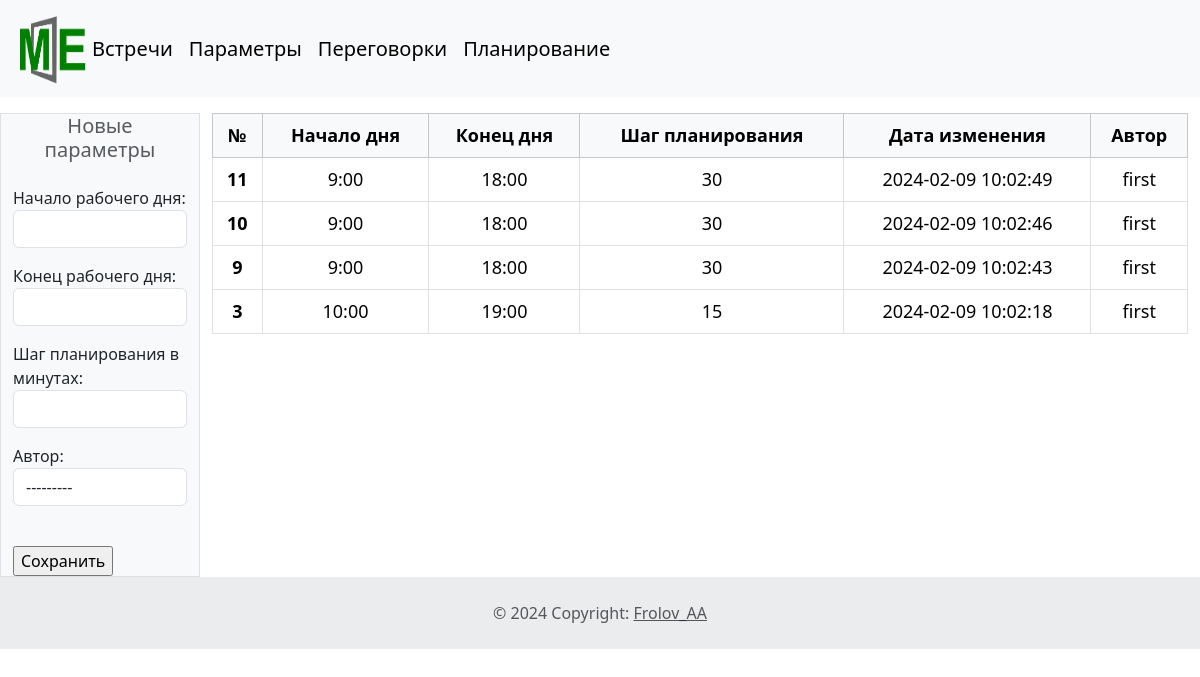
Page /param/ on the earlier database version.
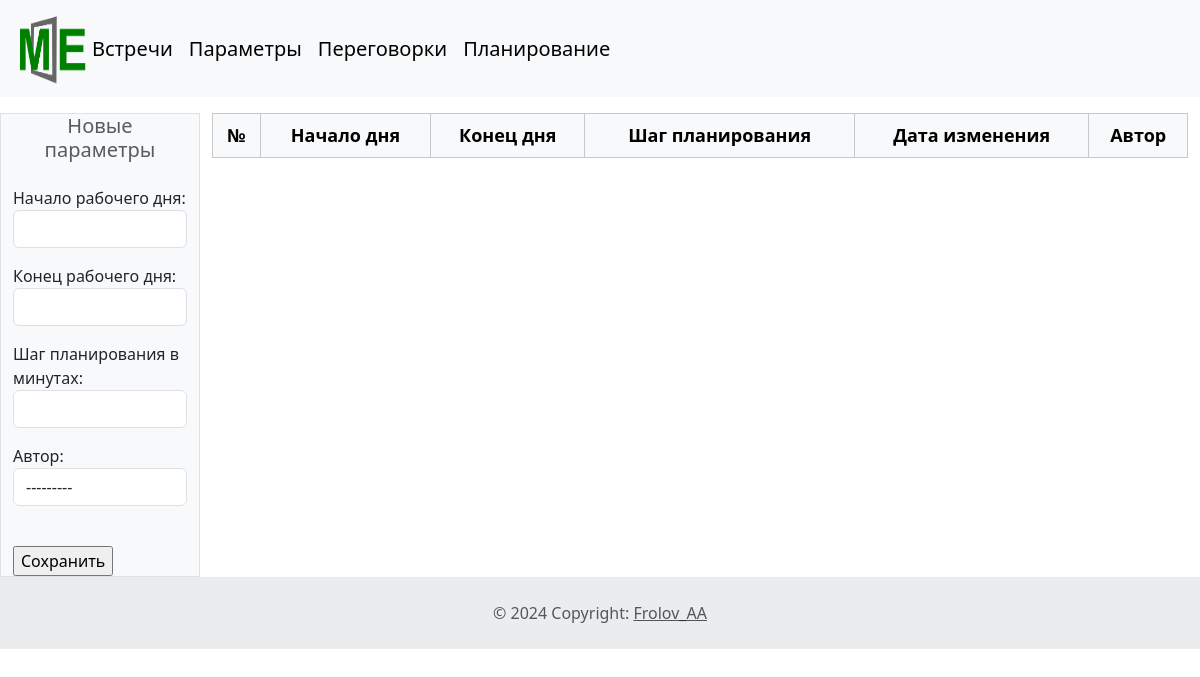
Same page on the later database version.
### meetplan/models.py (models this page shows, shortened)
class Param(models.Model):
    startworktime = models.TimeField(null=True, verbose_name="Начало рабочего дня")
    endtworktime = models.TimeField(null=True, verbose_name="Конец рабочего дня")
    timestap = models.IntegerField(null=True, verbose_name="Шаг планирования в минутах")
    user = models.ForeignKey(User, on_delete=models.CASCADE, verbose_name="Автор")
    created_at = models.DateTimeField(auto_now_add=True, verbose_name='Создан')
    class Meta:
        verbose_name = 'Параметры'
        verbose_name_plural = 'Параметры'
        ordering = ['startworktime', 'endtworktime', 'timestap', 'user', 'created_at']

class User(models.Model):
    name = models.CharField(max_length=50, verbose_name="Имя пользователя")
    email = models.EmailField(null=False, verbose_name="e-mail")
    create_date = models.DateTimeField(auto_now_add=True,  verbose_name="Дата регистрации")
    class Meta:
        verbose_name = 'Пользователь'
        verbose_name_plural = 'Пользователи'
        ordering = ['create_date', 'name']
    def __str__(self):
        return self.name

### meetplan/views.py (the view)
# urls.py: path('param/', views.param, name='param'),
def param(request):
    if request.method == "POST":
        form = ParamForm(request.POST)
        if form.is_valid():
            form.save()
            return redirect('param')
    else:
        form = ParamForm()
    prof = Param.objects.all().order_by('-pk')
    context = {
        'prof': prof,
        'form': form
    }
    return render(request, './param.html', context)

### meetplan/forms.py
class ParamForm(forms.ModelForm):
    class Meta:
        model = Param
        fields = ['startworktime', "endtworktime", "timestap", "user"]
        widgets = {
            "startworktime": forms.TimeInput(attrs={'class': 'form-control'}),
            "endtworktime": forms.TimeInput(attrs={'class': 'form-control'}),
            "timestap": forms.NumberInput(attrs={'class': 'form-control'}),
            "numofroom": forms.NumberInput(attrs={'class': 'form-control'}),
            "user": forms.Select(attrs={'class': 'form-control'}),
        }

### meetplan/templates/param.html (shortened to what this page needs)
<!doctype html>
{% load static %}
<html lang="en">
<head>
    <link href="https://cdn.jsdelivr.net/npm/bootstrap@5.3.2/dist/css/bootstrap.min.css" rel="stylesheet"
>
    <link href="{% static 'css/styles.css' %}" rel="stylesheet">
</head>
<body>
{% include 'inc/navbar.html' %}
<div class="container-fluid mt-3">
    <div class="row">
        <div class="col-xl-2 border border bg-body-tertiary">
            <form method="POST" novalidate>
                <h5 class="card-subtitle text-body-secondary text-center">Новые параметры</h5>
                <br>
                <table>
                    {{ form.as_p }}
                </table>
                <br>
                <input type="submit" value="Сохранить">
            </form>
        </div>
        <div class="col-xl-10">
            <table class="table table-bordered ">
                <thead class="table table-light">
                <tr>
                    <th scope="col">№</th>
                    <th scope="col">Начало дня</th>
                    <th scope="col">Конец дня</th>
                    <th scope="col">Шаг планирования</th>
                    <th scope="col">Дата изменения</th>
                    <th scope="col">Автор</th>
                </tr>
                </thead>
                <tbody class="text-center">
                {% for item in prof %}
                <tr>
                    <th>{{ item.pk }}</th>
                    <td>{{ item.startworktime }}</td>
                    <td>{{ item.endtworktime }}</td>
                    <td>{{ item.timestap }}</td>
                    <td>{{ item.created_at|date:"Y-m-d h:m:s" }}</td>
                    <td>{{ item.user }}</td>
                </tr>
                {% endfor %}
                </tbody>
            </table>
        </div>
    </div>
</div>
{% include 'inc/footer.html' %}
</body>
</html>

Differences in the rows shown:
removed Param: pk "11", startworktime "9:00", endtworktime "18:00", timestap "30", created_at "2024-02-09 10:02:49", user "first"
removed Param: pk "10", startworktime "9:00", endtworktime "18:00", timestap "30", created_at "2024-02-09 10:02:46", user "first"
removed Param: pk "9", startworktime "9:00", endtworktime "18:00", timestap "30", created_at "2024-02-09 10:02:43", user "first"
removed Param: pk "3", startworktime "10:00", endtworktime "19:00", timestap "15", created_at "2024-02-09 10:02:18", user "first"
